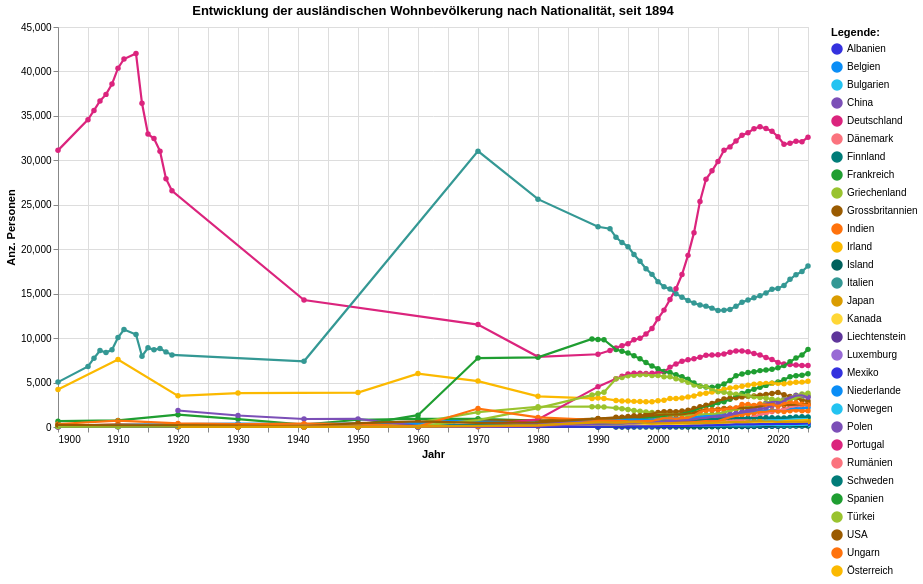

The code cell stored with this chart in its notebook:
### Code cell
grafik1 = mypy_dv.plot_altair_multiline_highlight(
    data = myAgg1.reset_index().sort_values('NationHistCd', ascending=True)
    ,x = 'StichtagDatJahr:T'
    ,y = 'sum_WBev:Q'
    ,x_beschriftung = 'Jahr'
    , y_beschriftung = 'Anz. Personen'
    ,category = "NationHistLang:N"
    ,category_beschriftung= 'Legende:'
    ,x_sort = None
    ,palette_scheme = None # 'turbo','viridis','category20b','category20c', 'tableau20', 'sinebow', 'rainbow, 'dark2', 'inferno',
    ,custom_palette = zuericolors_qual12+zuericolors_gender6origin
    ,line_width = 1.1                 
    ,warning_status = "ignore" #always or ignore
    ,myTitle="Entwicklung der ausländischen Wohnbevölkerung nach Nationalität, seit "+str(int(data2betested.index.year.min()))
)
grafik1

### Figure 1 — Vega-Lite specification as saved in the notebook (floating-point values rounded to 4 significant figures; data arrays with more than 128 entries replaced by an {"elided": "..."} marker saying what was removed)
{"config": {"view": {"continuousWidth": 300, "continuousHeight": 300}}, "layer": [{"mark": {"type": "circle"}, "encoding": {"color": {"field": "NationHistLang", "legend": {"orient": "right", "title": "Legende:"}, "scale": {"range": ["#3431DE", "#0A8DF6", "#23C3F1", "#7B4FB7", "#DB247D", "#FB737E", "#007C78", "#1F9E31", "#99C32E", "#9A5B01", "#FF720C", "#FBB900", "#00615D", "#349894", "#DA9C00", "#FFD736", "#5E359A", "#986AD5"]}, "type": "nominal"}, "opacity": {"value": 1.3}, "tooltip": [{"field": "StichtagDatJahr", "type": "temporal"}, {"field": "NationHistLang", "type": "nominal"}, {"field": "sum_WBev", "type": "quantitative"}], "x": {"axis": {"title": "Jahr"}, "field": "StichtagDatJahr", "type": "temporal"}, "y": {"axis": {"title": "Anz. Personen"}, "field": "sum_WBev", "type": "quantitative"}}, "name": "view_5", "title": "Entwicklung der ausländischen Wohnbevölkerung nach Nationalität, seit 1894"}, {"mark": {"type": "line"}, "encoding": {"color": {"field": "NationHistLang", "legend": {"orient": "right", "title": "Legende:"}, "scale": {"range": ["#3431DE", "#0A8DF6", "#23C3F1", "#7B4FB7", "#DB247D", "#FB737E", "#007C78", "#1F9E31", "#99C32E", "#9A5B01", "#FF720C", "#FBB900", "#00615D", "#349894", "#DA9C00", "#FFD736", "#5E359A", "#986AD5"]}, "type": "nominal"}, "strokeWidth": {"condition": {"test": {"not": {"param": "param_5"}}, "value": 1.1}, "value": 2.2}, "tooltip": [{"field": "StichtagDatJahr", "type": "temporal"}, {"field": "NationHistLang", "type": "nominal"}, {"field": "sum_WBev", "type": "quantitative"}], "x": {"axis": {"title": "Jahr"}, "field": "StichtagDatJahr", "type": "temporal"}, "y": {"axis": {"title": "Anz. Personen"}, "field": "sum_WBev", "type": "quantitative"}}, "title": "Entwicklung der ausländischen Wohnbevölkerung nach Nationalität, seit 1894"}], "data": {"name": "data-1a2567ef0786bd67abac74c34dc09bb1"}, "height": 400, "params": [{"name": "param_5", "select": {"type": "point", "fields": ["NationHistLang:N"], "nearest": true, "on": "pointerover"}, "views": ["view_5"]}], "width": 750, "$schema": "https://vega.github.io/schema/vega-lite/v5.8.0.json", "datasets": {"data-1a2567ef0786bd67abac74c34dc09bb1": {"elided": "1272 records"}}}
